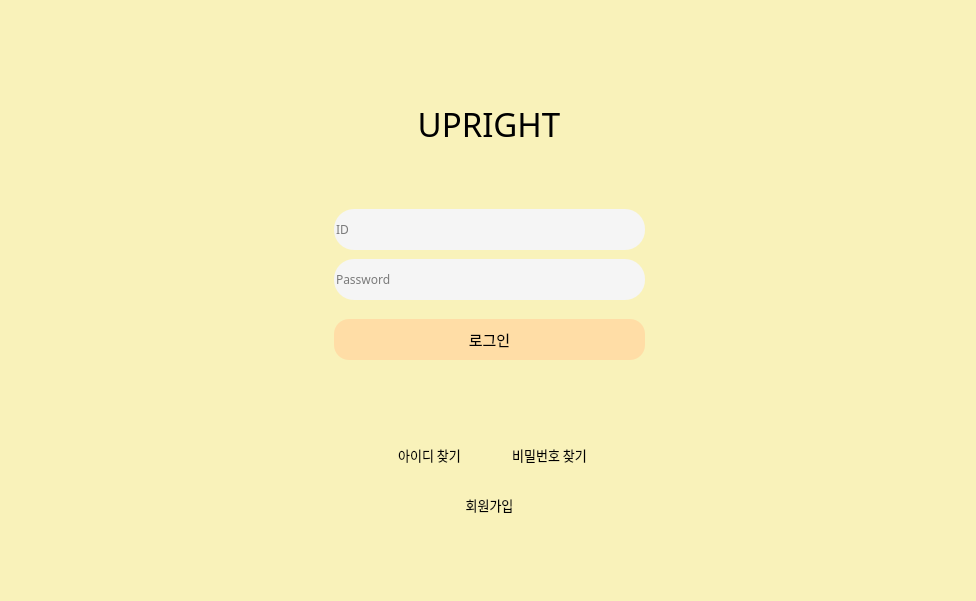
<?xml version="1.0" encoding="UTF-8"?>
<ui version="4.0">
 <class>Dialog</class>
 <widget class="QDialog" name="Dialog">
  <property name="geometry">
   <rect>
    <x>0</x>
    <y>0</y>
    <width>976</width>
    <height>601</height>
   </rect>
  </property>
  <property name="windowTitle">
   <string>Dialog</string>
  </property>
  <widget class="QFrame" name="frame_2">
   <property name="geometry">
    <rect>
     <x>0</x>
     <y>0</y>
     <width>1071</width>
     <height>651</height>
    </rect>
   </property>
   <property name="styleSheet">
    <string notr="true">background: transparent;
</string>
   </property>
   <property name="frameShape">
    <enum>QFrame::StyledPanel</enum>
   </property>
   <property name="frameShadow">
    <enum>QFrame::Raised</enum>
   </property>
   <widget class="QFrame" name="frame_3">
    <property name="geometry">
     <rect>
      <x>-6</x>
      <y>-1</y>
      <width>1081</width>
      <height>641</height>
     </rect>
    </property>
    <property name="palette">
     <palette>
      <active>
       <colorrole role="Button">
        <brush brushstyle="SolidPattern">
         <color alpha="0">
          <red>0</red>
          <green>0</green>
          <blue>0</blue>
         </color>
        </brush>
       </colorrole>
       <colorrole role="Base">
        <brush brushstyle="SolidPattern">
         <color alpha="0">
          <red>0</red>
          <green>0</green>
          <blue>0</blue>
         </color>
        </brush>
       </colorrole>
       <colorrole role="Window">
        <brush brushstyle="SolidPattern">
         <color alpha="0">
          <red>0</red>
          <green>0</green>
          <blue>0</blue>
         </color>
        </brush>
       </colorrole>
      </active>
      <inactive>
       <colorrole role="Button">
        <brush brushstyle="SolidPattern">
         <color alpha="0">
          <red>0</red>
          <green>0</green>
          <blue>0</blue>
         </color>
        </brush>
       </colorrole>
       <colorrole role="Base">
        <brush brushstyle="SolidPattern">
         <color alpha="0">
          <red>0</red>
          <green>0</green>
          <blue>0</blue>
         </color>
        </brush>
       </colorrole>
       <colorrole role="Window">
        <brush brushstyle="SolidPattern">
         <color alpha="0">
          <red>0</red>
          <green>0</green>
          <blue>0</blue>
         </color>
        </brush>
       </colorrole>
      </inactive>
      <disabled>
       <colorrole role="Button">
        <brush brushstyle="SolidPattern">
         <color alpha="0">
          <red>0</red>
          <green>0</green>
          <blue>0</blue>
         </color>
        </brush>
       </colorrole>
       <colorrole role="Base">
        <brush brushstyle="SolidPattern">
         <color alpha="0">
          <red>0</red>
          <green>0</green>
          <blue>0</blue>
         </color>
        </brush>
       </colorrole>
       <colorrole role="Window">
        <brush brushstyle="SolidPattern">
         <color alpha="0">
          <red>0</red>
          <green>0</green>
          <blue>0</blue>
         </color>
        </brush>
       </colorrole>
      </disabled>
     </palette>
    </property>
    <property name="styleSheet">
     <string notr="true">background: transparent;
border-radius:20px;</string>
    </property>
    <property name="frameShape">
     <enum>QFrame::StyledPanel</enum>
    </property>
    <property name="frameShadow">
     <enum>QFrame::Raised</enum>
    </property>
    <widget class="QLineEdit" name="lineEdit_ID">
     <property name="geometry">
      <rect>
       <x>340</x>
       <y>210</y>
       <width>311</width>
       <height>41</height>
      </rect>
     </property>
     <property name="minimumSize">
      <size>
       <width>311</width>
       <height>31</height>
      </size>
     </property>
     <property name="maximumSize">
      <size>
       <width>311</width>
       <height>41</height>
      </size>
     </property>
     <property name="font">
      <font>
       <family>Cascadia Code SemiLight</family>
       <pointsize>9</pointsize>
       <weight>9</weight>
       <italic>false</italic>
       <bold>false</bold>
      </font>
     </property>
     <property name="cursor">
      <cursorShape>IBeamCursor</cursorShape>
     </property>
     <property name="focusPolicy">
      <enum>Qt::StrongFocus</enum>
     </property>
     <property name="styleSheet">
      <string notr="true">background-color: rgb(245, 245, 245);
font: 75 9pt &quot;Cascadia Code SemiLight&quot;;</string>
     </property>
     <property name="inputMask">
      <string/>
     </property>
     <property name="text">
      <string/>
     </property>
     <property name="echoMode">
      <enum>QLineEdit::Normal</enum>
     </property>
     <property name="placeholderText">
      <string>ID</string>
     </property>
    </widget>
    <widget class="QPushButton" name="pushButton_Login">
     <property name="geometry">
      <rect>
       <x>340</x>
       <y>320</y>
       <width>311</width>
       <height>41</height>
      </rect>
     </property>
     <property name="font">
      <font>
       <family>맑은 고딕</family>
       <pointsize>11</pointsize>
       <weight>50</weight>
       <italic>false</italic>
       <bold>false</bold>
      </font>
     </property>
     <property name="styleSheet">
      <string notr="true">color: rgb(0, 0, 0);
font: 11pt &quot;맑은 고딕&quot;;
background-color: rgb(255, 221, 166);
border-radius:15px;</string>
     </property>
     <property name="text">
      <string>로그인</string>
     </property>
    </widget>
    <widget class="QPushButton" name="pushButton_Join">
     <property name="geometry">
      <rect>
       <x>440</x>
       <y>490</y>
       <width>111</width>
       <height>31</height>
      </rect>
     </property>
     <property name="font">
      <font>
       <family>맑은 고딕 semilight</family>
       <pointsize>10</pointsize>
       <weight>9</weight>
       <italic>false</italic>
       <bold>false</bold>
      </font>
     </property>
     <property name="styleSheet">
      <string notr="true">background: transparent;
font: 75 10pt &quot;맑은 고딕 semilight&quot;;
border-radius:10px;</string>
     </property>
     <property name="text">
      <string>회원가입</string>
     </property>
    </widget>
    <widget class="QLineEdit" name="lineEdit_Password">
     <property name="geometry">
      <rect>
       <x>340</x>
       <y>260</y>
       <width>311</width>
       <height>41</height>
      </rect>
     </property>
     <property name="font">
      <font>
       <family>Cascadia Code SemiLight</family>
       <pointsize>9</pointsize>
       <weight>9</weight>
       <italic>false</italic>
       <bold>false</bold>
      </font>
     </property>
     <property name="styleSheet">
      <string notr="true">border-bottom-color: rgb(0, 0, 0);
background-color: rgb(245, 245, 245);
font: 75 9pt &quot;Cascadia Code SemiLight&quot;;
</string>
     </property>
     <property name="echoMode">
      <enum>QLineEdit::Password</enum>
     </property>
     <property name="placeholderText">
      <string>Password</string>
     </property>
    </widget>
    <widget class="QFrame" name="frame">
     <property name="geometry">
      <rect>
       <x>-40</x>
       <y>-50</y>
       <width>1171</width>
       <height>711</height>
      </rect>
     </property>
     <property name="styleSheet">
      <string notr="true">background-color: rgb(249, 242, 186);</string>
     </property>
     <property name="frameShape">
      <enum>QFrame::StyledPanel</enum>
     </property>
     <property name="frameShadow">
      <enum>QFrame::Raised</enum>
     </property>
     <widget class="QLabel" name="label_MainLogo">
      <property name="geometry">
       <rect>
        <x>430</x>
        <y>140</y>
        <width>210</width>
        <height>70</height>
       </rect>
      </property>
      <property name="font">
       <font>
        <family>Cascadia Code SemiBold</family>
        <pointsize>25</pointsize>
        <weight>50</weight>
        <italic>false</italic>
        <bold>false</bold>
       </font>
      </property>
      <property name="styleSheet">
       <string notr="true">font: 25pt &quot;Cascadia Code SemiBold&quot;;
background: transparent;
color: rgb(0, 0, 0);</string>
      </property>
      <property name="text">
       <string>UPRIGHT</string>
      </property>
      <property name="textFormat">
       <enum>Qt::AutoText</enum>
      </property>
      <property name="alignment">
       <set>Qt::AlignCenter</set>
      </property>
     </widget>
     <widget class="QPushButton" name="pushButton_findID">
      <property name="geometry">
       <rect>
        <x>420</x>
        <y>490</y>
        <width>111</width>
        <height>31</height>
       </rect>
      </property>
      <property name="font">
       <font>
        <family>맑은 고딕 semilight</family>
        <pointsize>10</pointsize>
        <weight>9</weight>
        <italic>false</italic>
        <bold>false</bold>
       </font>
      </property>
      <property name="styleSheet">
       <string notr="true">background: transparent;
font: 75 10pt &quot;맑은 고딕 semilight&quot;;
border-radius:10px;</string>
      </property>
      <property name="text">
       <string>아이디 찾기</string>
      </property>
     </widget>
     <widget class="QPushButton" name="pushButton_findPW">
      <property name="geometry">
       <rect>
        <x>540</x>
        <y>490</y>
        <width>111</width>
        <height>31</height>
       </rect>
      </property>
      <property name="font">
       <font>
        <family>맑은 고딕 semilight</family>
        <pointsize>10</pointsize>
        <weight>9</weight>
        <italic>false</italic>
        <bold>false</bold>
       </font>
      </property>
      <property name="styleSheet">
       <string notr="true">background: transparent;
font: 75 10pt &quot;맑은 고딕 semilight&quot;;
border-radius:10px;</string>
      </property>
      <property name="text">
       <string>비밀번호 찾기</string>
      </property>
     </widget>
     <widget class="QLabel" name="label">
      <property name="geometry">
       <rect>
        <x>-10</x>
        <y>40</y>
        <width>1171</width>
        <height>631</height>
       </rect>
      </property>
      <property name="text">
       <string/>
      </property>
      <property name="pixmap">
       <pixmap>파스텔1.png</pixmap>
      </property>
     </widget>
     <widget class="QLabel" name="label_4">
      <property name="geometry">
       <rect>
        <x>540</x>
        <y>320</y>
        <width>501</width>
        <height>311</height>
       </rect>
      </property>
      <property name="styleSheet">
       <string notr="true">background: transparent;</string>
      </property>
      <property name="text">
       <string/>
      </property>
      <property name="pixmap">
       <pixmap>../이미지/토성중간1.png</pixmap>
      </property>
     </widget>
     <zorder>label</zorder>
     <zorder>pushButton_findPW</zorder>
     <zorder>pushButton_findID</zorder>
     <zorder>label_MainLogo</zorder>
     <zorder>label_4</zorder>
    </widget>
    <zorder>frame</zorder>
    <zorder>lineEdit_ID</zorder>
    <zorder>lineEdit_Password</zorder>
    <zorder>pushButton_Login</zorder>
    <zorder>pushButton_Join</zorder>
   </widget>
  </widget>
 </widget>
 <resources/>
 <connections/>
</ui>
